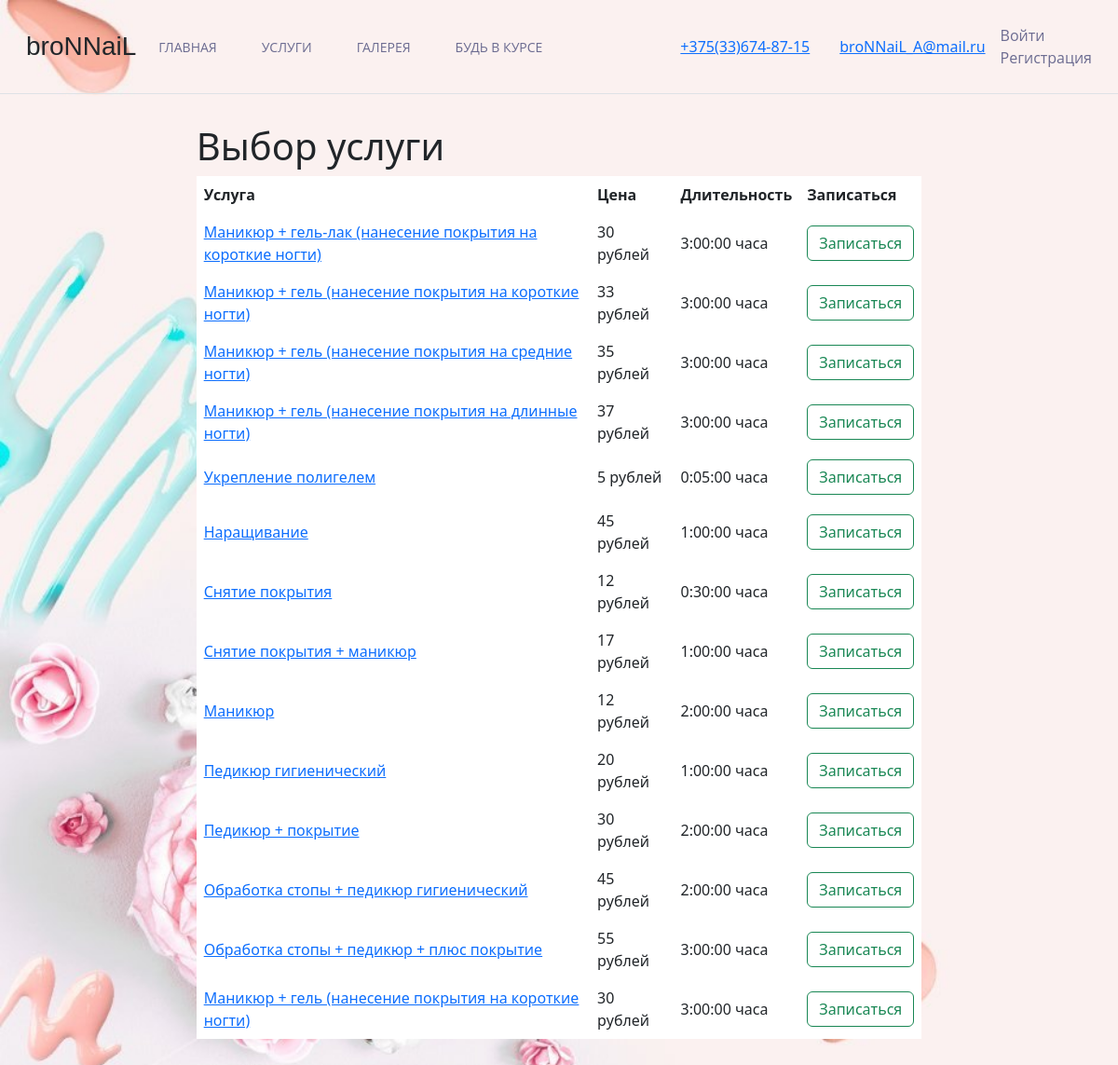
Page /appointments/services/ on the committed database.
### appointments/models.py (models this page shows, shortened)
class Service(models.Model):
    name = models.CharField(max_length=150)
    price = models.IntegerField()
    duration = models.DurationField(default=0)

### appointments/views.py (the view)
# urls.py: path('services/', ServiceListView.as_view(), name='service_list'),
class ServiceListView(ListView):
    model = Service
    template_name = 'service_list.html'
    context_object_name = 'services'

### templates/service_list.html (shortened to what this page needs)
{% extends "base.html" %}
{% load crispy_forms_tags %}
{% block content %}
<div class="col-8" style="margin: 0 auto;">
    <h1>Выбор услуги</h1>
    <div class="table-responsive">
        <table class="table table-borderless align-middle">
            <thead>
                <tr>
                    <th>Услуга</th>
                    <th>Цена</th>
                    <th>Длительность</th>
                    <th>Записаться</th>
                </tr>
            </thead>
            <tbody>
                {% for service in services %}
                <tr>
                    <td>
                        <a class="title {% if service.pk == service_pk %}active{% endif %}"
                           href="{% url 'service_detail' service.pk %}">{{ service.name }}</a>
                    </td>
                    <td>{{ service.price }} рублей</td>
                    <td>{{ service.duration }} часа</td>
                    <td><a href="{% url 'service_detail' service.pk %}" class="btn btn-outline-success">Записаться</a></td>
                </tr>
                {% endfor %}
            </tbody>
        </table>
    </div>
</div>
{% endblock %}

### templates/service_list.html (style rules this page uses)
body { background: url('/media/images/1644177400_1-abrakadabra-fun-p-fon-dlya-mastera-manikyura-shabloni-1.jpg') no-repeat; -moz-background-size: cover; -webkit-background-size: cover; -o-background-size: cover; background-size: cover; }

### rows in the picture
Service: name "Маникюр + гель-лак (нанесение покрытия на короткие ногти)", price "30", duration "3:00:00"
Service: name "Маникюр + гель (нанесение покрытия на короткие ногти)", price "33", duration "3:00:00"
Service: name "Маникюр + гель (нанесение покрытия на средние ногти)", price "35", duration "3:00:00"
Service: name "Маникюр + гель (нанесение покрытия на длинные ногти)", price "37", duration "3:00:00"
Service: name "Укрепление полигелем", price "5", duration "0:05:00"
Service: name "Наращивание", price "45", duration "1:00:00"
Service: name "Снятие покрытия", price "12", duration "0:30:00"
Service: name "Снятие покрытия + маникюр", price "17", duration "1:00:00"
Service: name "Маникюр", price "12", duration "2:00:00"
Service: name "Педикюр гигиенический", price "20", duration "1:00:00"
Service: name "Педикюр + покрытие", price "30", duration "2:00:00"
Service: name "Обработка стопы + педикюр гигиенический", price "45", duration "2:00:00"
Service: name "Обработка стопы + педикюр + плюс покрытие", price "55", duration "3:00:00"
Service: name "Маникюр + гель (нанесение покрытия на короткие ногти)", price "30", duration "3:00:00"
